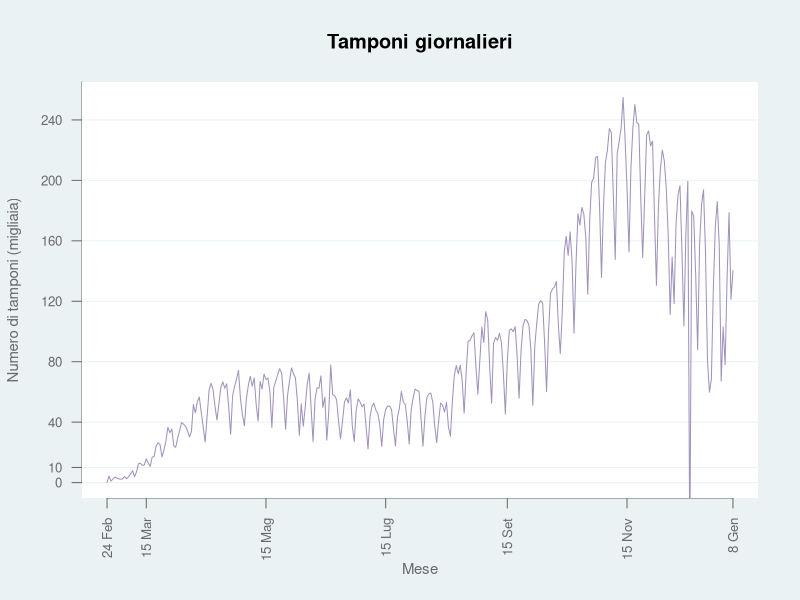
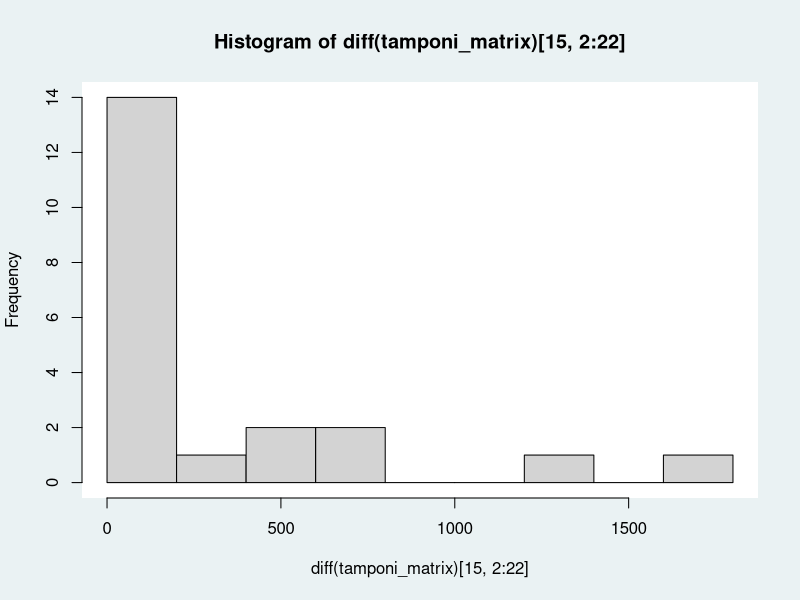

Source code (R) for these figures, in order: (Note: this script raises an error after producing the figures.)
## ---- chunk 1
knitr::opts_chunk$set(echo=TRUE,fig.dim=c(5,5))
options(scipen=999)
setwd("/Users/mau/github/covid_19_data")
## ---- chunk 2
options(scipen=999)
setwd("/Users/mau/github/covid_19_data")
covid_data <- read.delim("covid_data.csv",sep=",",header=T)
date_matrix <- matrix(covid_data$date,ncol=22)
date <- as.Date(date_matrix[,1])
tamponi_matrix <- matrix(covid_data$tamponi,ncol=22)
tamponi_ita <- diff(tamponi_matrix[,1])
## ---- chunk 3
#Function that allows me to customize the plot region
plot_region <- function() {
  points(0, 0, pch=16, cex=1e6, col="#FFFFFF") #FFFFFF: white
  #grid(NA,ny=NULL,col="#EAF2F3",lty=1,lwd=2)
}
## ---- chunk 4
ymarks <- c(0,10000,40000,80000,120000,160000,200000,240000,280000)
ylabels <- c("0","10","40","80","120","160","200","240","280")
xmarks <- date[c(1,21,82,143,205,266,320)] #,"2021-01-15"
xlabels <- c("24 Feb","15 Mar","15 Mag","15 Lug","15 Set","15 Nov","8 Gen")

par(bg="#EAF2F3")
plot(c(0,tamponi_ita)~date,ylim=c(0,max(tamponi_ita)),type="l",xaxt="n",yaxt="n",xlab="",ylab="",bty="n",main="Tamponi giornalieri")
title(xlab="Mese",ylab="Numero di tamponi (migliaia)",cex.lab=.9,col.lab="#696969",panel.first=plot_region())
axis.Date(1,at=xmarks,labels=xlabels,cex.axis=.8,col="#696969",col.axis="#696969",las=2)
axis(2,tick=TRUE,at=ymarks,labels=ylabels,las=2,cex.axis=.8,col="#696969",col.axis="#696969")
abline(h=ymarks,col="#EAF2F3",panel.first=plot_region()) #v=xmarks,
points(c(0,tamponi_ita)~date,type="l",col="#8877AACC")
mean_tamp <- data.frame("Mean first wave"=round(mean(tamponi_ita[1:30])),"Mean second wave"=round(mean(tamponi_ita[214:244])))
knitr::kable(mean_tamp,caption="Mean daily tests in the first thirty days of the two waves")
summary(diff(tamponi_matrix)[15,2:22])
hist(diff(tamponi_matrix)[15,2:22],panel.first=plot_region())
means_tamp_reg_fw <- colSums(diff(tamponi_matrix)[1:29,])/29
means_fw <- mean(means_tamp_reg_fw[2:22])
sd_fw <- sd(means_tamp_reg_fw[2:22])
means_tamp_reg_sw <- colSums(diff(tamponi_matrix)[214:243,])/29
means_sw <- mean(means_tamp_reg_sw[2:22])
sd_sw <- sd(means_tamp_reg_sw[2:22])
var_tamp <- data.frame("First wave"=round(c(means_fw,sd_fw)),"Second wave"=round(c(means_sw,sd_sw)))
knitr::kable(var_tamp,caption="Variability in mean daily tests in the first thirty days of the two waves")
## ---- chunk 5
#m_totale_casi <- matrix(covid_data$totale_casi,ncol=22)
#m_primi_casi=matrix(covid_data$nuovi_positivi,ncol=22)[1,]
#m_nuovi_casi <- rbind(m_primi_casi,m_totale_casi)
m_tamponi <- matrix(covid_data$tamponi,ncol=22)
m_primi_tamponi=matrix(covid_data$tamponi,ncol=22)[1,]
m_nuovi_tamponi <- rbind(m_primi_tamponi,diff(m_tamponi))
quota_positivi <- covid_data$nuovi_positivi/m_nuovi_tamponi

matrix(c(covid_data$nuovi_positivi),m_totale_casi)
quota_positivi_nord <- rowSums(matrix(c(covid_data$nuovi_positivi[1],diff(covid_data$totale_casi))/c(covid_data$tamponi[1],diff(covid_data$tamponi)),ncol=22)[,c(2:8,21,22)])
quota_positivi_centro <- rowSums(matrix(c(covid_data$nuovi_positivi[1],diff(covid_data$totale_casi))/c(covid_data$tamponi[1],diff(covid_data$tamponi)),ncol=22)[,9:12])
quota_positivi_sud <- rowSums(matrix(c(covid_data$nuovi_positivi[1],diff(covid_data$totale_casi))/c(covid_data$tamponi[1],diff(covid_data$tamponi)),ncol=22)[,13:20])

plot(quota_positivi_nord,type="l",col="blue")
lines(quota_positivi_centro,col="green")
lines(quota_positivi_sud,col="orange")

terapia_int_nord <- rowSums(matrix(covid_data$terapia_intensiva,ncol=22)[,c(2:8,21,22)])
terapia_int_centro <- rowSums(matrix(covid_data$terapia_intensiva,ncol=22)[,9:12])
terapia_int_sud <- rowSums(matrix(covid_data$terapia_intensiva,ncol=22)[,13:20])

plot(terapia_int_nord,type="l",col="blue")
lines(terapia_int_centro,col="green")
lines(terapia_int_sud,col="orange")

deceduti_nord <- rowSums(matrix(covid_data$deceduti,ncol=22)[,c(2:8,21,22)])
deceduti_centro <- rowSums(matrix(covid_data$deceduti,ncol=22)[,9:12])
deceduti_sud <- rowSums(matrix(covid_data$deceduti,ncol=22)[,13:20])

guariti_nord <- rowSums(matrix(covid_data$dimessi_guariti,ncol=22)[,c(2:8,21,22)])
guariti_centro <- rowSums(matrix(covid_data$dimessi_guariti,ncol=22)[,9:12])
guariti_sud <- rowSums(matrix(covid_data$dimessi_guariti,ncol=22)[,13:20])
## ---- chunk 6
###This code chunk allows me to load the data and treat dates conveniently
#setwd("github/covid_19_data/")
covid_data <- read.delim("covid_data.csv",sep=",",header=T)
covid_data$date <- as.Date(covid_data$date)
regions <- levels(covid_data$denominazione_regione)

###This code chunk allows me to subset the Italian regions.
italia <- subset(covid_data,covid_data$denominazione_regione=="Italia")
n <- length(italia$date) #convenient, because it represents the number of observations
italia$growth_tot <- c(0,diff(italia$totale_casi)/italia$totale_casi[1:n-1]) #Growth rate of total cases
italia$nuovi_terapia_intensiva <- c(0,diff(italia$terapia_intensiva))
italia$growth_ter_int <- c(0,diff(italia$terapia_intensiva)/italia$terapia_intensiva[1:n-1]) #Growth rate of intensive care
italia$nuovi_deceduti <- c(0,diff(italia$deceduti))
italia$growth_dec <- c(0,diff(italia$deceduti)/italia$deceduti[1:n-1]) #Growth rate of deceased
italia$nuovi_guariti <- c(0,diff(italia$dimessi_guariti))

abruzzo <- subset(covid_data,covid_data$denominazione_regione=="Abruzzo")
abruzzo$growth_tot <- c(0,diff(abruzzo$totale_casi)/abruzzo$totale_casi[1:n-1]) #Growth rate of contagions
abruzzo$growth_ter_int <- c(0,diff(abruzzo$terapia_intensiva)/abruzzo$terapia_intensiva[1:n-1]) #Growth rate of intensive care
abruzzo$nuovi_deceduti <- c(0,diff(abruzzo$deceduti))
abruzzo$growth_dec <- c(0,diff(abruzzo$deceduti)/abruzzo$deceduti[1:n-1]) #Growth rate of deceased
abruzzo$share_tot <- abruzzo$totale_casi/italia$totale_casi
abruzzo$share_new <- abruzzo$nuovi_positivi/italia$nuovi_positivi
abruzzo$share_ter_int <- abruzzo$terapia_intensiva/italia$terapia_intensiva
abruzzo$share_dec <- abruzzo$deceduti/italia$deceduti

basilicata <- subset(covid_data,covid_data$denominazione_regione=="Basilicata")
basilicata$growth_tot <- c(0,diff(basilicata$totale_casi)/basilicata$totale_casi[1:n-1]) #Growth rate of contagions
basilicata$growth_ter_int <- c(0,diff(basilicata$terapia_intensiva)/basilicata$terapia_intensiva[1:n-1]) #Growth rate of intensive care
basilicata$nuovi_deceduti <- c(0,diff(basilicata$deceduti))
basilicata$growth_dec <- c(0,diff(basilicata$deceduti)/basilicata$deceduti[1:n-1]) #Growth rate of deceased
basilicata$share_tot <- basilicata$totale_casi/italia$totale_casi
basilicata$share_new <- basilicata$nuovi_positivi/italia$nuovi_positivi
basilicata$share_ter_int <- basilicata$terapia_intensiva/italia$terapia_intensiva
basilicata$share_dec <- basilicata$deceduti/italia$deceduti

calabria <- subset(covid_data,covid_data$denominazione_regione=="Calabria")
calabria$growth_tot <- c(0,diff(calabria$totale_casi)/calabria$totale_casi[1:n-1]) #Growth rate of contagions
calabria$growth_ter_int <- c(0,diff(calabria$terapia_intensiva)/calabria$terapia_intensiva[1:n-1]) #Growth rate of intensive care
calabria$nuovi_deceduti <- c(0,diff(calabria$deceduti))
calabria$growth_dec <- c(0,diff(calabria$deceduti)/calabria$deceduti[1:n-1]) #Growth rate of deceased
calabria$share_tot <- calabria$totale_casi/italia$totale_casi
calabria$share_new <- calabria$nuovi_positivi/italia$nuovi_positivi
calabria$share_ter_int <- calabria$terapia_intensiva/italia$terapia_intensiva
calabria$share_dec <- calabria$deceduti/italia$deceduti

campania <- subset(covid_data,covid_data$denominazione_regione=="Campania")
campania$growth_tot <- c(0,diff(campania$totale_casi)/campania$totale_casi[1:n-1]) #Growth rate of contagions
campania$growth_ter_int <- c(0,diff(campania$terapia_intensiva)/campania$terapia_intensiva[1:n-1]) #Growth rate of intensive care
campania$nuovi_deceduti <- c(0,diff(campania$deceduti))
campania$growth_dec <- c(0,diff(campania$deceduti)/campania$deceduti[1:n-1]) #Growth rate of deceased
campania$share_tot <- campania$totale_casi/italia$totale_casi
campania$share_new <- campania$nuovi_positivi/italia$nuovi_positivi
campania$share_ter_int <- campania$terapia_intensiva/italia$terapia_intensiva
campania$share_dec <- campania$deceduti/italia$deceduti

e_romagna <- subset(covid_data,covid_data$denominazione_regione=="Emilia-Romagna")
e_romagna$growth_tot <- c(0,diff(e_romagna$totale_casi)/e_romagna$totale_casi[1:n-1]) #Growth rate of contagions
e_romagna$growth_ter_int <- c(0,diff(e_romagna$terapia_intensiva)/e_romagna$terapia_intensiva[1:n-1]) #Growth rate of intensive care
e_romagna$nuovi_deceduti <- c(0,diff(e_romagna$deceduti))
e_romagna$growth_dec <- c(0,diff(e_romagna$deceduti)/e_romagna$deceduti[1:n-1]) #Growth rate of deceased
e_romagna$share_tot <- e_romagna$totale_casi/italia$totale_casi
e_romagna$share_new <- e_romagna$nuovi_positivi/italia$nuovi_positivi
e_romagna$share_ter_int <- e_romagna$terapia_intensiva/italia$terapia_intensiva
e_romagna$share_dec <- e_romagna$deceduti/italia$deceduti

fv_giulia <- subset(covid_data,covid_data$denominazione_regione=="Friuli Venezia Giulia")
fv_giulia$growth_tot <- c(0,diff(fv_giulia$totale_casi)/fv_giulia$totale_casi[1:n-1]) #Growth rate of contagions
fv_giulia$growth_ter_int <- c(0,diff(fv_giulia$terapia_intensiva)/fv_giulia$terapia_intensiva[1:n-1]) #Growth rate of intensive care
fv_giulia$nuovi_deceduti <- c(0,diff(fv_giulia$deceduti))
fv_giulia$growth_dec <- c(0,diff(fv_giulia$deceduti)/fv_giulia$deceduti[1:n-1]) #Growth rate of deceased
fv_giulia$share_tot <- fv_giulia$totale_casi/italia$totale_casi
fv_giulia$share_new <- fv_giulia$nuovi_positivi/italia$nuovi_positivi
fv_giulia$share_ter_int <- fv_giulia$terapia_intensiva/italia$terapia_intensiva
fv_giulia$share_dec <- fv_giulia$deceduti/italia$deceduti

lazio <- subset(covid_data,covid_data$denominazione_regione=="Lazio")
lazio$growth_tot <- c(0,diff(lazio$totale_casi)/lazio$totale_casi[1:n-1]) #Growth rate of contagions
lazio$growth_ter_int <- c(0,diff(lazio$terapia_intensiva)/lazio$terapia_intensiva[1:n-1]) #Growth rate of intensive care
lazio$nuovi_deceduti <- c(0,diff(lazio$deceduti))
lazio$growth_dec <- c(0,diff(lazio$deceduti)/lazio$deceduti[1:n-1]) #Growth rate of deceased
lazio$share_tot <- lazio$totale_casi/italia$totale_casi
lazio$share_new <- lazio$nuovi_positivi/italia$nuovi_positivi
lazio$share_ter_int <- lazio$terapia_intensiva/italia$terapia_intensiva
lazio$share_dec <- lazio$deceduti/italia$deceduti

liguria <- subset(covid_data,covid_data$denominazione_regione=="Liguria")
liguria$growth_tot <- c(0,diff(liguria$totale_casi)/liguria$totale_casi[1:n-1]) #Growth rate of contagions
liguria$growth_ter_int <- c(0,diff(liguria$terapia_intensiva)/liguria$terapia_intensiva[1:n-1]) #Growth rate of intensive care
liguria$nuovi_deceduti <- c(0,diff(liguria$deceduti))
liguria$growth_dec <- c(0,diff(liguria$deceduti)/liguria$deceduti[1:n-1]) #Growth rate of deceased
liguria$share_tot <- liguria$totale_casi/italia$totale_casi
liguria$share_new <- liguria$nuovi_positivi/italia$nuovi_positivi
liguria$share_ter_int <- liguria$terapia_intensiva/italia$terapia_intensiva
liguria$share_dec <- liguria$deceduti/italia$deceduti

lombardia <- subset(covid_data,covid_data$denominazione_regione=="Lombardia")
lombardia$growth_tot <- c(0,diff(lombardia$totale_casi)/lombardia$totale_casi[1:n-1]) #Growth rate of contagions
lombardia$growth_ter_int <- c(0,diff(lombardia$terapia_intensiva)/lombardia$terapia_intensiva[1:n-1]) #Growth rate of intensive care
lombardia$nuovi_deceduti <- c(0,diff(lombardia$deceduti))
lombardia$growth_dec <- c(0,diff(lombardia$deceduti)/lombardia$deceduti[1:n-1]) #Growth rate of deceased
lombardia$share_tot <- lombardia$totale_casi/italia$totale_casi
lombardia$share_new <- lombardia$nuovi_positivi/italia$nuovi_positivi
lombardia$share_ter_int <- lombardia$terapia_intensiva/italia$terapia_intensiva
lombardia$share_dec <- lombardia$deceduti/italia$deceduti

marche <- subset(covid_data,covid_data$denominazione_regione=="Marche")
marche$growth_tot <- c(0,diff(marche$totale_casi)/marche$totale_casi[1:n-1]) #Growth rate of contagions
marche$growth_ter_int <- c(0,diff(marche$terapia_intensiva)/marche$terapia_intensiva[1:n-1]) #Growth rate of intensive care
marche$nuovi_deceduti <- c(0,diff(marche$deceduti))
marche$growth_dec <- c(0,diff(marche$deceduti)/marche$deceduti[1:n-1]) #Growth rate of deceased
marche$share_tot <- marche$totale_casi/italia$totale_casi
marche$share_new <- marche$nuovi_positivi/italia$nuovi_positivi
marche$share_ter_int <- marche$terapia_intensiva/italia$terapia_intensiva
marche$share_dec <- marche$deceduti/italia$deceduti

molise <- subset(covid_data,covid_data$denominazione_regione=="Molise")
molise$growth_tot <- c(0,diff(molise$totale_casi)/molise$totale_casi[1:n-1]) #Growth rate of contagions
molise$growth_ter_int <- c(0,diff(molise$terapia_intensiva)/molise$terapia_intensiva[1:n-1]) #Growth rate of intensive care
molise$nuovi_deceduti <- c(0,diff(molise$deceduti))
molise$growth_dec <- c(0,diff(molise$deceduti)/molise$deceduti[1:n-1]) #Growth rate of deceased
molise$share_tot <- molise$totale_casi/italia$totale_casi
molise$share_new <- molise$nuovi_positivi/italia$nuovi_positivi
molise$share_ter_int <- molise$terapia_intensiva/italia$terapia_intensiva
molise$share_dec <- molise$deceduti/italia$deceduti

bolzano <- subset(covid_data,covid_data$denominazione_regione=="P.A. Bolzano")
bolzano$growth_tot <- c(0,diff(bolzano$totale_casi)/bolzano$totale_casi[1:n-1]) #Growth rate of contagions
bolzano$growth_ter_int <- c(0,diff(bolzano$terapia_intensiva)/bolzano$terapia_intensiva[1:n-1]) #Growth rate of intensive care
bolzano$nuovi_deceduti <- c(0,diff(bolzano$deceduti))
bolzano$growth_dec <- c(0,diff(bolzano$deceduti)/bolzano$deceduti[1:n-1]) #Growth rate of deceased
bolzano$share_tot <- bolzano$totale_casi/italia$totale_casi
bolzano$share_new <- bolzano$nuovi_positivi/italia$nuovi_positivi
bolzano$share_ter_int <- bolzano$terapia_intensiva/italia$terapia_intensiva
bolzano$share_dec <- bolzano$deceduti/italia$deceduti

trento <- subset(covid_data,covid_data$denominazione_regione=="P.A. Trento")
trento$growth_tot <- c(0,diff(trento$totale_casi)/trento$totale_casi[1:n-1]) #Growth rate of contagions
trento$growth_ter_int <- c(0,diff(trento$terapia_intensiva)/trento$terapia_intensiva[1:n-1]) #Growth rate of intensive care
trento$nuovi_deceduti <- c(0,diff(trento$deceduti))
trento$growth_dec <- c(0,diff(trento$deceduti)/trento$deceduti[1:n-1]) #Growth rate of deceased
trento$share_tot <- trento$totale_casi/italia$totale_casi
trento$share_new <- trento$nuovi_positivi/italia$nuovi_positivi
trento$share_ter_int <- trento$terapia_intensiva/italia$terapia_intensiva
trento$share_dec <- trento$deceduti/italia$deceduti

piemonte <- subset(covid_data,covid_data$denominazione_regione=="Piemonte")
piemonte$growth_tot <- c(0,diff(piemonte$totale_casi)/piemonte$totale_casi[1:n-1]) #Growth rate of contagions
piemonte$growth_ter_int <- c(0,diff(piemonte$terapia_intensiva)/piemonte$terapia_intensiva[1:n-1]) #Growth rate of intensive care
piemonte$nuovi_deceduti <- c(0,diff(piemonte$deceduti))
piemonte$growth_dec <- c(0,diff(piemonte$deceduti)/piemonte$deceduti[1:n-1]) #Growth rate of deceased
piemonte$share_tot <- piemonte$totale_casi/italia$totale_casi
piemonte$share_new <- piemonte$nuovi_positivi/italia$nuovi_positivi
piemonte$share_ter_int <- piemonte$terapia_intensiva/italia$terapia_intensiva
piemonte$share_dec <- piemonte$deceduti/italia$deceduti

puglia <- subset(covid_data,covid_data$denominazione_regione=="Puglia")
puglia$growth_tot <- c(0,diff(puglia$totale_casi)/puglia$totale_casi[1:n-1]) #Growth rate of contagions
puglia$growth_ter_int <- c(0,diff(puglia$terapia_intensiva)/puglia$terapia_intensiva[1:n-1]) #Growth rate of intensive care
puglia$nuovi_deceduti <- c(0,diff(puglia$deceduti))
puglia$growth_dec <- c(0,diff(puglia$deceduti)/puglia$deceduti[1:n-1]) #Growth rate of deceased
puglia$share_tot <- puglia$totale_casi/italia$totale_casi
puglia$share_new <- puglia$nuovi_positivi/italia$nuovi_positivi
puglia$share_ter_int <- puglia$terapia_intensiva/italia$terapia_intensiva
puglia$share_dec <- puglia$deceduti/italia$deceduti

sardegna <- subset(covid_data,covid_data$denominazione_regione=="Sardegna")
sardegna$growth_tot <- c(0,diff(sardegna$totale_casi)/sardegna$totale_casi[1:n-1]) #Growth rate of contagions
sardegna$growth_ter_int <- c(0,diff(sardegna$terapia_intensiva)/sardegna$terapia_intensiva[1:n-1]) #Growth rate of intensive care
sardegna$nuovi_deceduti <- c(0,diff(sardegna$deceduti))
sardegna$growth_dec <- c(0,diff(sardegna$deceduti)/sardegna$deceduti[1:n-1]) #Growth rate of deceased
sardegna$share_tot <- sardegna$totale_casi/italia$totale_casi
sardegna$share_new <- sardegna$nuovi_positivi/italia$nuovi_positivi
sardegna$share_ter_int <- sardegna$terapia_intensiva/italia$terapia_intensiva
sardegna$share_dec <- sardegna$deceduti/italia$deceduti

sicilia <- subset(covid_data,covid_data$denominazione_regione=="Sicilia")
sicilia$growth_tot <- c(0,diff(sicilia$totale_casi)/sicilia$totale_casi[1:n-1]) #Growth rate of contagions
sicilia$growth_ter_int <- c(0,diff(sicilia$terapia_intensiva)/sicilia$terapia_intensiva[1:n-1]) #Growth rate of intensive care
sicilia$nuovi_deceduti <- c(0,diff(sicilia$deceduti))
sicilia$growth_dec <- c(0,diff(sicilia$deceduti)/sicilia$deceduti[1:n-1]) #Growth rate of deceased
sicilia$share_tot <- sicilia$totale_casi/italia$totale_casi
sicilia$share_new <- sicilia$nuovi_positivi/italia$nuovi_positivi
sicilia$share_ter_int <- sicilia$terapia_intensiva/italia$terapia_intensiva
sicilia$share_dec <- sicilia$deceduti/italia$deceduti

toscana <- subset(covid_data,covid_data$denominazione_regione=="Toscana")
toscana$growth_tot <- c(0,diff(toscana$totale_casi)/toscana$totale_casi[1:n-1]) #Growth rate of contagions
toscana$growth_ter_int <- c(0,diff(toscana$terapia_intensiva)/toscana$terapia_intensiva[1:n-1]) #Growth rate of intensive care
toscana$nuovi_deceduti <- c(0,diff(toscana$deceduti))
toscana$growth_dec <- c(0,diff(toscana$deceduti)/toscana$deceduti[1:n-1]) #Growth rate of deceased
toscana$share_tot <- toscana$totale_casi/italia$totale_casi
toscana$share_new <- toscana$nuovi_positivi/italia$nuovi_positivi
toscana$share_ter_int <- toscana$terapia_intensiva/italia$terapia_intensiva
toscana$share_dec <- toscana$deceduti/italia$deceduti

umbria <- subset(covid_data,covid_data$denominazione_regione=="Umbria")
umbria$growth_tot <- c(0,diff(umbria$totale_casi)/umbria$totale_casi[1:n-1]) #Growth rate of contagions
umbria$growth_ter_int <- c(0,diff(umbria$terapia_intensiva)/umbria$terapia_intensiva[1:n-1]) #Growth rate of intensive care
umbria$nuovi_deceduti <- c(0,diff(umbria$deceduti))
umbria$growth_dec <- c(0,diff(umbria$deceduti)/umbria$deceduti[1:n-1]) #Growth rate of deceased
umbria$share_tot <- umbria$totale_casi/italia$totale_casi
umbria$share_new <- umbria$nuovi_positivi/italia$nuovi_positivi
umbria$share_ter_int <- umbria$terapia_intensiva/italia$terapia_intensiva
umbria$share_dec <- umbria$deceduti/italia$deceduti

v_aosta <- subset(covid_data,covid_data$denominazione_regione=="Valle d'Aosta")
v_aosta$growth_tot <- c(0,diff(v_aosta$totale_casi)/v_aosta$totale_casi[1:n-1]) #Growth rate of contagions
v_aosta$growth_ter_int <- c(0,diff(v_aosta$terapia_intensiva)/v_aosta$terapia_intensiva[1:n-1]) #Growth rate of intensive care
v_aosta$nuovi_deceduti <- c(0,diff(v_aosta$deceduti))
v_aosta$growth_dec <- c(0,diff(v_aosta$deceduti)/v_aosta$deceduti[1:n-1]) #Growth rate of deceased
v_aosta$share_tot <- v_aosta$totale_casi/italia$totale_casi
v_aosta$share_new <- v_aosta$nuovi_positivi/italia$nuovi_positivi
v_aosta$share_ter_int <- v_aosta$terapia_intensiva/italia$terapia_intensiva
v_aosta$share_dec <- v_aosta$deceduti/italia$deceduti

veneto <- subset(covid_data,covid_data$denominazione_regione=="Veneto")
veneto$growth_tot <- c(0,diff(veneto$totale_casi)/veneto$totale_casi[1:n-1]) #Growth rate of contagions
veneto$growth_ter_int <- c(0,diff(veneto$terapia_intensiva)/veneto$terapia_intensiva[1:n-1]) #Growth rate of intensive care
veneto$nuovi_deceduti <- c(0,diff(veneto$deceduti))
veneto$growth_dec <- c(0,diff(veneto$deceduti)/veneto$deceduti[1:n-1]) #Growth rate of deceased
veneto$share_tot <- veneto$totale_casi/italia$totale_casi
veneto$share_new <- veneto$nuovi_positivi/italia$nuovi_positivi
veneto$share_ter_int <- veneto$terapia_intensiva/italia$terapia_intensiva
veneto$share_dec <- veneto$deceduti/italia$deceduti
############################
############################
############################

#Latest observation of contagions (reproducing the table from Ministero della Salute: )
Data <- as.vector(italia$date)[length(italia$date)]
Regione <- as.vector(append(regions,"Italia"))
latest_abruzzo <- abruzzo[n,c(4,11,14,15,18,19)]
latest_basilicata <- basilicata[n,c(4,11,14,15,18,19)]
latest_calabria <- calabria[n,c(4,11,14,15,18,19)]
latest_campania <- campania[n,c(4,11,14,15,18,19)]
latest_e_romagna <- e_romagna[n,c(4,11,14,15,18,19)]
latest_fv_giulia <- fv_giulia[n,c(4,11,14,15,18,19)]
latest_lazio <- lazio[n,c(4,11,14,15,18,19)]
latest_liguria <- liguria[n,c(4,11,14,15,18,19)]
latest_lombardia <- lombardia[n,c(4,11,14,15,18,19)]
latest_marche <- marche[n,c(4,11,14,15,18,19)]
latest_molise <- molise[n,c(4,11,14,15,18,19)]
latest_bolzano <- bolzano[n,c(4,11,14,15,18,19)]
latest_trento <- trento[n,c(4,11,14,15,18,19)]
latest_piemonte <- piemonte[n,c(4,11,14,15,18,19)]
latest_puglia <- puglia[n,c(4,11,14,15,18,19)]
latest_sardegna <- sardegna[n,c(4,11,14,15,18,19)]
latest_sicilia <- sicilia[n,c(4,11,14,15,18,19)]
latest_toscana <- toscana[n,c(4,11,14,15,18,19)]
latest_umbria <- umbria[n,c(4,11,14,15,18,19)]
latest_v_aosta <- v_aosta[n,c(4,11,14,15,18,19)]
latest_veneto <- veneto[n,c(4,11,14,15,18,19)]
latest_italia <- italia[n,c(4,11,14,15,18,19)]
latest1 <- rbind(latest_abruzzo,latest_basilicata,latest_calabria,latest_campania,latest_e_romagna,
                 latest_fv_giulia,latest_lazio,latest_liguria,latest_lombardia,latest_marche,latest_molise,
                 latest_bolzano,latest_trento,latest_piemonte,latest_puglia,latest_sardegna,latest_sicilia,
                 latest_toscana,latest_umbria,latest_v_aosta,latest_veneto,latest_italia)
latest2 <- cbind(italia$date[n],latest1[order(latest1$totale_casi),])
names(latest2) <- c("Data","Regione","Totale positivi","Guariti","Deceduti","Totale casi","Tamponi effettuati")
print(latest2)
############################
############################
############################
